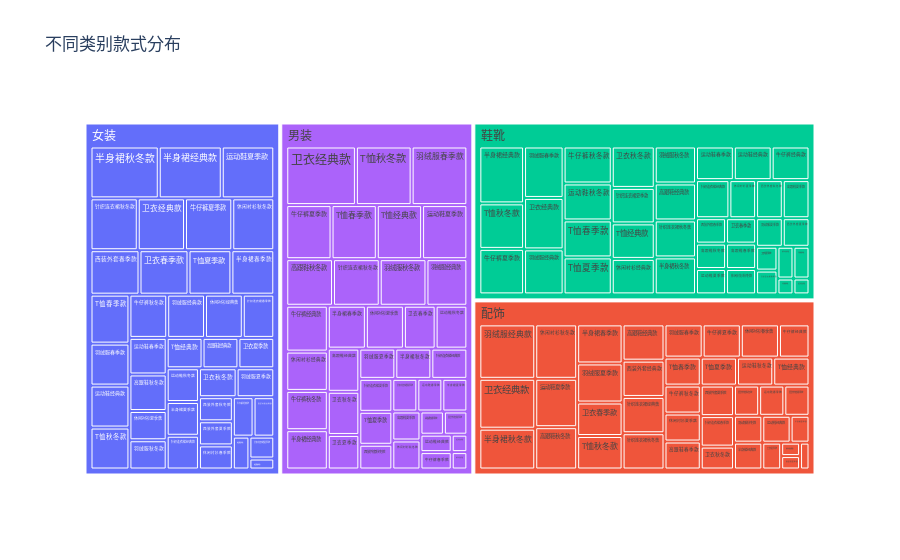

Source (notebook cell):
### Code cell
import plotly.express as px

fig = px.treemap(
    sku_data_base,
    path=['category','name'],
    values=None,
    color='category',
    title="不同类别款式分布"
)
fig.show()

### Figure 1 — Plotly figure (JSON) as saved in the notebook; plotly's stock layout.template omitted (floating-point values rounded to 4 significant figures; data arrays with more than 128 entries replaced by an {"elided": "..."} marker saying what was removed)
{"data": [{"branchvalues": "total", "customdata": {"elided": "160x1 str values"}, "domain": {"x": [0, 1], "y": [0, 1]}, "hovertemplate": "labels=%{label}<br>count=%{value}<br>parent=%{parent}<br>id=%{id}<br>category=%{customdata[0]}<extra></extra>", "ids": {"elided": "160 str values"}, "labels": {"elided": "160 str values"}, "marker": {"colors": {"elided": "160 str values"}}, "name": "", "parents": {"elided": "160 str values"}, "type": "treemap", "values": {"elided": "160 int values"}}], "layout": {"legend": {"tracegroupgap": 0}, "title": {"text": "不同类别款式分布"}}}
